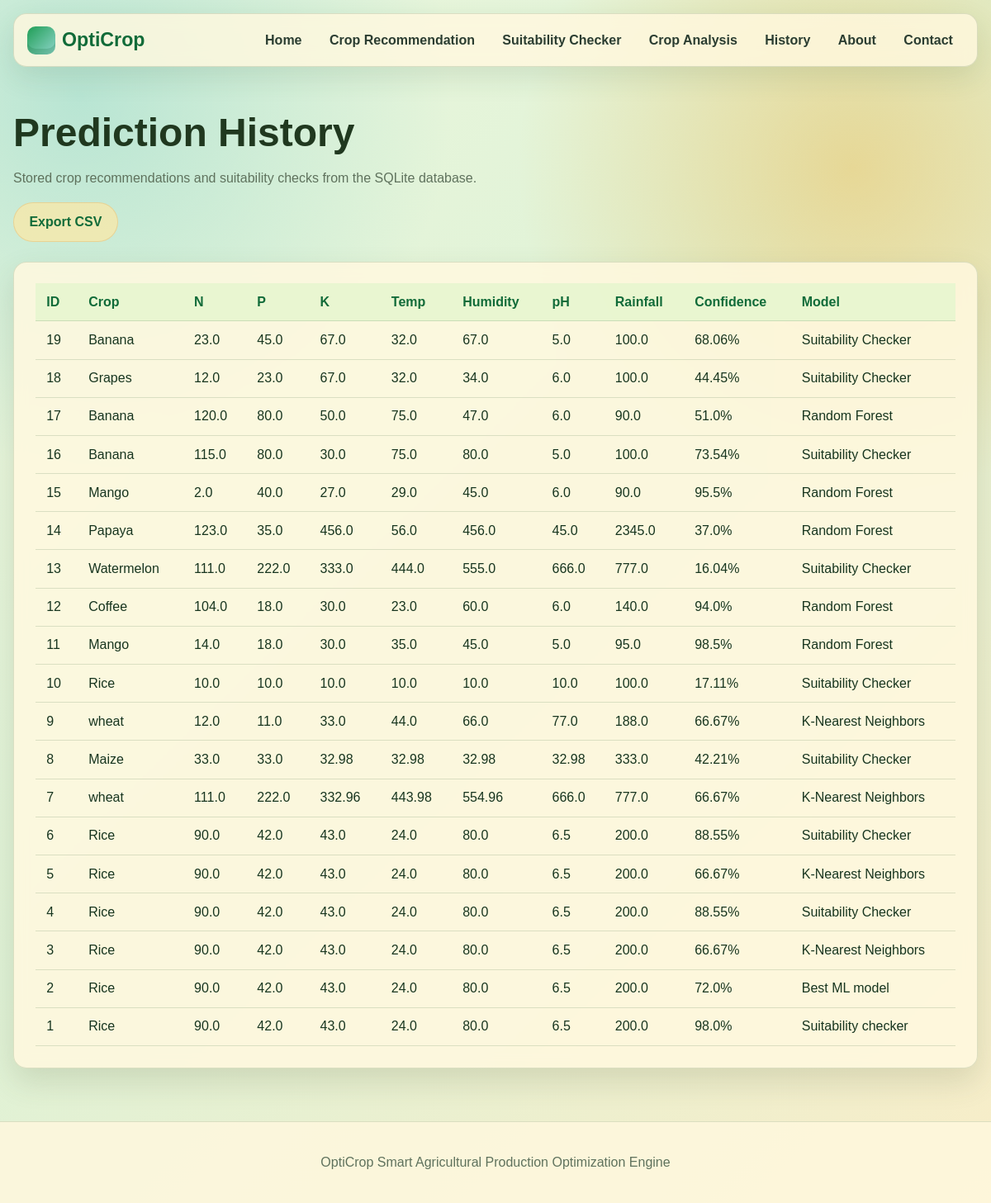
The app's page /history with its own data.
### tables this page shows
CREATE TABLE user_predictions (
            prediction_id INTEGER PRIMARY KEY AUTOINCREMENT,
            user_id INTEGER,
            recommended_crop_id INTEGER,
            nitrogen REAL,
            phosphorous REAL,
            potassium REAL,
            temperature REAL,
            humidity REAL,
            ph REAL,
            rainfall REAL,
            confidence_score REAL,
            model_used TEXT,
            predicted_at TEXT NOT NULL,
            FOREIGN KEY (user_id) REFERENCES users (user_id),
            FOREIGN KEY (recommended_crop_id) REFERENCES crops (crop_id)
        );

CREATE TABLE crops (
            crop_id INTEGER PRIMARY KEY AUTOINCREMENT,
            crop_name TEXT UNIQUE NOT NULL,
            crop_image_url TEXT,
            suitable_season TEXT,
            expected_productivity TEXT,
            description TEXT,
            created_at TEXT NOT NULL
        );

### app.py (the view)
@app.route("/history")
def history():
    connection = get_db()
    rows = connection.execute(
        """
        SELECT p.*, c.crop_name
        FROM user_predictions p
        LEFT JOIN crops c ON c.crop_id = p.recommended_crop_id
        ORDER BY p.predicted_at DESC
        """
    ).fetchall()
    connection.close()
    return render_template("history.html", rows=rows, crop_info=CROP_INFO)

### app.py (called while the page is built)
def get_db():
    connection = sqlite3.connect(DB_PATH)
    connection.row_factory = sqlite3.Row
    return connection

### templates/history.html
{% extends "layout.html" %}
{% block content %}
<section class="page-header">
    <h1>Prediction History</h1>
    <p>Stored crop recommendations and suitability checks from the SQLite database.</p>
    <a class="btn secondary" href="/export-csv">Export CSV</a>
</section>
<section class="card">
    <table class="data-table">
        <thead>
            <tr>
                <th>ID</th>
                <th>Crop</th>
                <th>N</th>
                <th>P</th>
                <th>K</th>
                <th>Temp</th>
                <th>Humidity</th>
                <th>pH</th>
                <th>Rainfall</th>
                <th>Confidence</th>
                <th>Model</th>
            </tr>
        </thead>
        <tbody>
            {% for row in rows %}
                <tr>
                    <td>{{ row.prediction_id }}</td>
                    <td>{{ crop_info.get(row.crop_name, {}).get("name", row.crop_name or "N/A") }}</td>
                    <td>{{ row.nitrogen }}</td>
                    <td>{{ row.phosphorous }}</td>
                    <td>{{ row.potassium }}</td>
                    <td>{{ row.temperature }}</td>
                    <td>{{ row.humidity }}</td>
                    <td>{{ row.ph }}</td>
                    <td>{{ row.rainfall }}</td>
                    <td>{{ row.confidence_score }}%</td>
                    <td>{{ row.model_used }}</td>
                </tr>
            {% else %}
                <tr><td colspan="11">No prediction history available.</td></tr>
            {% endfor %}
        </tbody>
    </table>
</section>
{% endblock %}

### templates/layout.html (shortened to what this page needs)
<!DOCTYPE html>
<html lang="en">
<head>
    <link rel="stylesheet" href="/static/css/style.css">
</head>
<body>
    <header class="topbar">
        <a class="brand" href="/">OptiCrop</a>
        <nav class="site-nav">
            <a href="/">Home</a>
            <a href="/recommend">Crop Recommendation</a>
            <a href="/suitability">Suitability Checker</a>
            <a href="/dashboard">Crop Analysis</a>
            <a href="/history">History</a>
            <a href="/about">About</a>
            <a href="/contact">Contact</a>
        </nav>
    </header>
    <main class="page">
        {% block content %}{% endblock %}
    </main>
    <footer class="footer">
        <p>OptiCrop Smart Agricultural Production Optimization Engine</p>
    </footer>
</body>
</html>

### static/css/style.css (style rules this page uses)
:root { --bg: #edf6e7; --surface: #fff8df; --surface-soft: #e7f5cf; --text: #17351f; --muted: #5f725d; --primary: #1f9d55; --primary-dark: #116b39; --accent: #f3ad2f; --accent-soft: #ffe7a3; --sky: #8fd6cb; --border: rgba(48, 97, 52, 0.16); --danger: #b83232; --success: #1f7a43; --shadow: 0 16px 36px rgba(72, 85, 47, 0.16); }
* { box-sizing: border-box; }
body { margin: 0; font-family: Arial, Helvetica, sans-serif; background: radial-gradient(circle at 8% 8%, rgba(143, 214, 203, 0.55), transparent 26%), radial-gradient(circle at 86% 14%, rgba(243, 173, 47, 0.38), transparent 25%), linear-gradient(135deg, #edf8df 0%, #dff2d6 45%, #f8edc8 100%); color: var(--text); }
a { color: inherit; text-decoration: none; }
.topbar { position: sticky; top: 0; z-index: 10; display: flex; align-items: center; justify-content: space-between; gap: 1rem; width: min(1180px, calc(100% - 2rem)); margin: 1rem auto 0; padding: 0.8rem 1rem; background: rgba(255, 248, 223, 0.82); border-bottom: 1px solid var(--border); backdrop-filter: blur(10px); border: 1px solid var(--border); border-radius: 16px; box-shadow: 0 12px 34px rgba(35, 82, 39, 0.12); }
.brand { font-size: 1.45rem; font-weight: 800; color: var(--primary-dark); display: inline-flex; align-items: center; gap: 0.5rem; }
.brand::before { content: ""; width: 34px; height: 34px; border-radius: 10px; background: linear-gradient(135deg, var(--primary), var(--sky)); box-shadow: inset 0 -7px 0 rgba(17, 107, 57, 0.2); }
.site-nav { display: flex; flex-wrap: wrap; gap: 0.45rem; justify-content: flex-end; }
.site-nav a { padding: 0.62rem 0.82rem; border-radius: 999px; color: #2b3d31; font-weight: 600; }
.page { width: min(1180px, calc(100% - 2rem)); margin: 0 auto; padding: 2.4rem 0 4rem; }
.hero h1, .page-header h1 { margin: 0; font-size: clamp(2.1rem, 4vw, 4rem); line-height: 1.05; color: #20381f; }
.hero p, .page-header p, .muted { color: var(--muted); line-height: 1.7; }
.hero-panel, .card, .section-grid article { background: rgba(255, 248, 223, 0.86); border: 1px solid var(--border); border-radius: 16px; box-shadow: var(--shadow); backdrop-filter: blur(8px); }
.hero-panel, .card { padding: 1.6rem; }
.btn { display: inline-flex; align-items: center; justify-content: center; border: 0; border-radius: 999px; padding: 0.85rem 1.15rem; font-weight: 800; cursor: pointer; }
.btn.secondary { background: rgba(255, 231, 163, 0.68); color: var(--primary-dark); border: 1px solid rgba(216, 155, 69, 0.28); }
.page-header { margin: 1rem 0 1.5rem; }
.data-table { width: 100%; border-collapse: collapse; overflow-x: auto; }
.data-table th, .data-table td { padding: 0.85rem; border-bottom: 1px solid var(--border); text-align: left; vertical-align: top; }
.data-table th { color: var(--primary-dark); background: rgba(231, 245, 207, 0.9); }
.footer { text-align: center; padding: 1.5rem; color: var(--muted); border-top: 1px solid var(--border); background: rgba(255, 248, 223, 0.82); }

### records on screen
user_predictions: prediction_id "19", nitrogen "23.0", phosphorous "45.0", potassium "67.0", temperature "32.0", humidity "67.0", ph "5.0", rainfall "100.0", confidence_score "68.06", model_used "Suitability Checker"
crops: get "Banana"
user_predictions: prediction_id "18", nitrogen "12.0", phosphorous "23.0", potassium "67.0", temperature "32.0", humidity "34.0", ph "6.0", rainfall "100.0", confidence_score "44.45", model_used "Suitability Checker"
crops: get "Grapes"
user_predictions: prediction_id "17", nitrogen "120.0", phosphorous "80.0", potassium "50.0", temperature "75.0", humidity "47.0", ph "6.0", rainfall "90.0", confidence_score "51.0", model_used "Random Forest"
user_predictions: prediction_id "16", nitrogen "115.0", phosphorous "80.0", potassium "30.0", temperature "75.0", humidity "80.0", ph "5.0", rainfall "100.0", confidence_score "73.54", model_used "Suitability Checker"
user_predictions: prediction_id "15", nitrogen "2.0", phosphorous "40.0", potassium "27.0", temperature "29.0", humidity "45.0", ph "6.0", rainfall "90.0", confidence_score "95.5", model_used "Random Forest"
crops: get "Mango"
user_predictions: prediction_id "14", nitrogen "123.0", phosphorous "35.0", potassium "456.0", temperature "56.0", humidity "456.0", ph "45.0", rainfall "2345.0", confidence_score "37.0", model_used "Random Forest"
crops: get "Papaya"
user_predictions: prediction_id "13", nitrogen "111.0", phosphorous "222.0", potassium "333.0", temperature "444.0", humidity "555.0", ph "666.0", rainfall "777.0", confidence_score "16.04", model_used "Suitability Checker"
crops: get "Watermelon"
user_predictions: prediction_id "12", nitrogen "104.0", phosphorous "18.0", potassium "30.0", temperature "23.0", humidity "60.0", ph "6.0", rainfall "140.0", confidence_score "94.0", model_used "Random Forest"
crops: get "Coffee"
user_predictions: prediction_id "11", nitrogen "14.0", phosphorous "18.0", potassium "30.0", temperature "35.0", humidity "45.0", ph "5.0", rainfall "95.0", confidence_score "98.5", model_used "Random Forest"
user_predictions: prediction_id "10", nitrogen "10.0", phosphorous "10.0", potassium "10.0", temperature "10.0", humidity "10.0", ph "10.0", rainfall "100.0", confidence_score "17.11", model_used "Suitability Checker"
crops: get "Rice"
user_predictions: prediction_id "9", nitrogen "12.0", phosphorous "11.0", potassium "33.0", temperature "44.0", humidity "66.0", ph "77.0", rainfall "188.0", confidence_score "66.67", model_used "K-Nearest Neighbors"
crops: get "wheat"
user_predictions: prediction_id "8", nitrogen "33.0", phosphorous "33.0", potassium "32.98", temperature "32.98", humidity "32.98", ph "32.98", rainfall "333.0", confidence_score "42.21", model_used "Suitability Checker"
crops: get "Maize"
user_predictions: prediction_id "7", nitrogen "111.0", phosphorous "222.0", potassium "332.96", temperature "443.98", humidity "554.96", ph "666.0", rainfall "777.0", confidence_score "66.67", model_used "K-Nearest Neighbors"
user_predictions: prediction_id "6", nitrogen "90.0", phosphorous "42.0", potassium "43.0", temperature "24.0", humidity "80.0", ph "6.5", rainfall "200.0", confidence_score "88.55", model_used "Suitability Checker"
user_predictions: prediction_id "5", nitrogen "90.0", phosphorous "42.0", potassium "43.0", temperature "24.0", humidity "80.0", ph "6.5", rainfall "200.0", confidence_score "66.67", model_used "K-Nearest Neighbors"
user_predictions: prediction_id "4", nitrogen "90.0", phosphorous "42.0", potassium "43.0", temperature "24.0", humidity "80.0", ph "6.5", rainfall "200.0", confidence_score "88.55", model_used "Suitability Checker"
user_predictions: prediction_id "3", nitrogen "90.0", phosphorous "42.0", potassium "43.0", temperature "24.0", humidity "80.0", ph "6.5", rainfall "200.0", confidence_score "66.67", model_used "K-Nearest Neighbors"
user_predictions: prediction_id "2", nitrogen "90.0", phosphorous "42.0", potassium "43.0", temperature "24.0", humidity "80.0", ph "6.5", rainfall "200.0", confidence_score "72.0", model_used "Best ML model"
user_predictions: prediction_id "1", nitrogen "90.0", phosphorous "42.0", potassium "43.0", temperature "24.0", humidity "80.0", ph "6.5", rainfall "200.0", confidence_score "98.0", model_used "Suitability checker"
